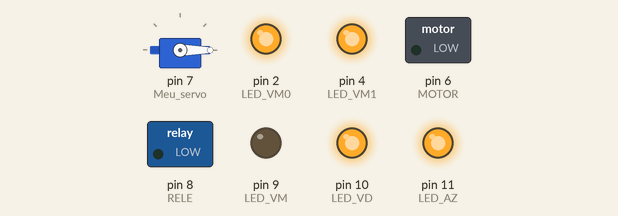
This sketch was run on a simulated Arduino Uno, built with avr-gcc and run on an emulated ATmega328P. Shown: servo, switched loads named in the sketch (green lamp = pin HIGH), output pins drawn as LEDs (lit = HIGH).

Above: at 0.05 s.
At 7.4 s:
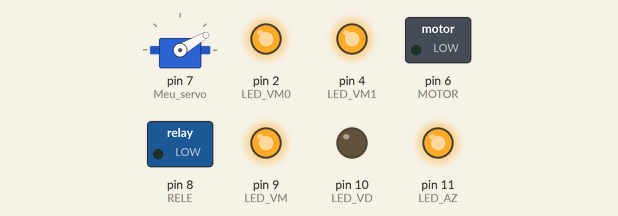
At 14.9 s:
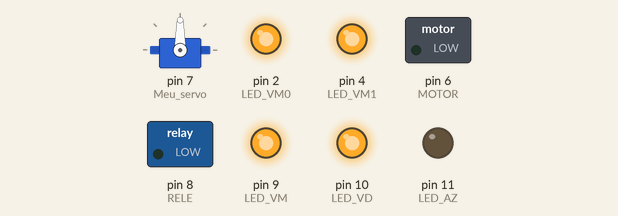
At 18.65 s:
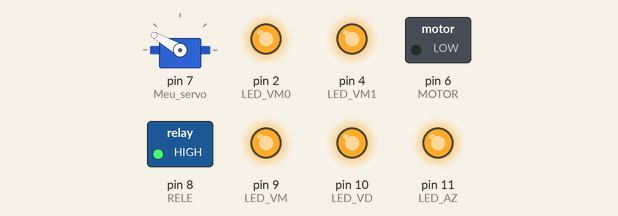
At 22.4 s:
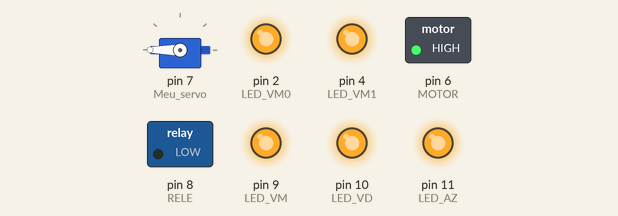
At 29.9 s:
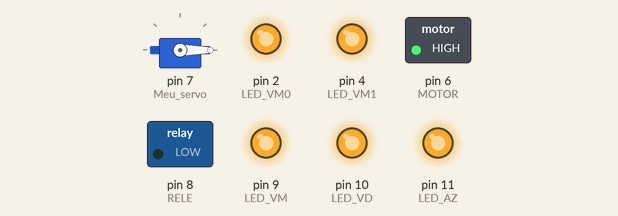
Timing chart, 0 to 39.0 s (numbered marks = the images above):
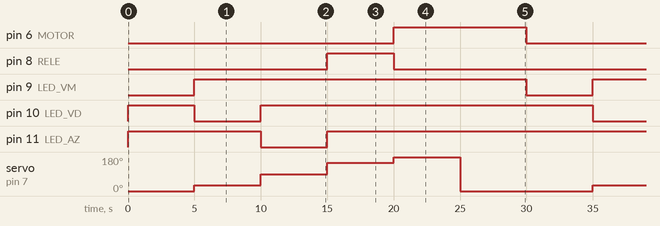

The sketch:

8af3cd054d14169a8d7bee5f06b8c45c.ino
```cpp
//************************************************************
// S E R V O gira modulos de 30 graus e aciona componentes   *
// By S.Brandao                                              *
// Em: 08/10//2014 -                                         *
// Experiencia com o  Grupo Miscelanea                       *
//************************************************************
#include <Servo.h>

Servo Meu_servo;
int MOTOR = 6;
int RELE  = 8;
int LED_VM = 9;
int LED_VD = 10;
int LED_AZ = 11;


// Decodificador do MUX.**************************************
int LED_VM0 = 2;
int LED_VM1 = 4;
//************************************************************
void setup()
{
  Meu_servo.attach(7);      // Servo está conectado no I/O(7)
  pinMode(MOTOR,OUTPUT);    // Pino_6 MOTOR
  pinMode(RELE,OUTPUT);     // Pino_8 _RELE
  pinMode(LED_VM, OUTPUT);  // Pino_9
  pinMode(LED_VD, OUTPUT);  // Pino_10
  pinMode(LED_AZ, OUTPUT);  // Pino_11

  // Decodificador do MUX.*********************************************
  pinMode(LED_VM0,OUTPUT);  // Pino_3 - Decodificador do Conjunto bit_0
  pinMode(LED_VM1,OUTPUT);  // Pino_5 - Decodificador do Conjunto bit_1
  // Habilita MUX - 01 - Conjunto de LEDs - LED0 a LED7
  digitalWrite(LED_VM0, HIGH);   // LED VM0
  digitalWrite(LED_VM1, HIGH);   // LED VM1
  // ******************************************************************
}

void loop()
{
  digitalWrite(LED_VM,1);  // apaga com 5 V
  digitalWrite(LED_VD,1);
  digitalWrite(LED_AZ,1);
  digitalWrite(RELE,LOW);
  digitalWrite(MOTOR,LOW);

  Meu_servo.write(0);
  digitalWrite(LED_VM,0);
  delay(5000);  // tempo para o SERVO se posicionar.

  // Posiciona o SERVO a 30 GRAUS da origem.
  Meu_servo.write(30);
  digitalWrite(LED_VM,1);
  digitalWrite(LED_VD,0);
  delay(5000);


  // Posiciona o SERVO a 90 GRAUS da origem.
  Meu_servo.write(90);
  digitalWrite(LED_VD,1);
  digitalWrite(LED_AZ,0);
  delay(5000);


  // Posiciona o SERVO a 150 GRAUS da origem.
  Meu_servo.write(150);
  digitalWrite(LED_AZ,1);
  digitalWrite(RELE,HIGH);
  delay(5000);

  // Posiciona o SERVO a 180 GRAUS da origem.e aciona o RELE
  Meu_servo.write(180);
  digitalWrite(RELE,LOW);
  digitalWrite(MOTOR,HIGH);
  delay(5000);

  // Posiciona o SERVO na origem.
  Meu_servo.write(0);
  delay(5000);


}
```

Measured:
- by itself, pin 6 (MOTOR): alternates HIGH for 10.0 s and LOW for 20.0 s
- by itself, pin 8 (RELE): alternates HIGH for 5.0 s and LOW for 25.0 s
- by itself, pin 9 (LED_VM): alternates HIGH for 25.0 s and LOW for 5.0 s
- by itself, pin 10 (LED_VD), pin 11 (LED_AZ): repeats every 30.0 s: LOW 5.0 s, HIGH 25.0 s
- by itself, servo on pin 7 (Meu_servo): repeats every 30.0 s: 90° 5.0 s, 150° 5.0 s, 180° 5.0 s, 0° 10.0 s, 30° 5.0 s
